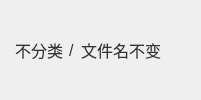
                         <widget class="QFrame" name="renameFrame2">
                          <property name="styleSheet">
                           <string notr="true">QFrame{
	border: none;
	border-radius: 0px;
}</string>
                          </property>
                          <layout class="QHBoxLayout" name="arrangeLayout" stretch="0,0,0,0,0">
                           <property name="spacing">
                            <number>6</number>
                           </property>
                           <property name="leftMargin">
                            <number>0</number>
                           </property>
                           <property name="topMargin">
                            <number>6</number>
                           </property>
                           <property name="rightMargin">
                            <number>0</number>
                           </property>
                           <property name="bottomMargin">
                            <number>6</number>
                           </property>
                           <item>
                            <widget class="QLabel" name="copyRoute">
                             <property name="minimumSize">
                              <size>
                               <width>0</width>
                               <height>0</height>
                              </size>
                             </property>
                             <property name="maximumSize">
                              <size>
                               <width>530</width>
                               <height>16777215</height>
                              </size>
                             </property>
                             <property name="font">
                              <font>
                               <pointsize>12</pointsize>
                              </font>
                             </property>
                             <property name="styleSheet">
                              <string notr="true">QLabel {
	qproperty-alignment: 'AlignLeft | AlignVCenter';
	background:rgba(0, 0, 0, 0);
    color: #333333;
    border: none;
}</string>
                             </property>
                             <property name="text">
                              <string/>
                             </property>
                            </widget>
                           </item>
                           <item>
                            <widget class="QLabel" name="previewRoute">
                             <property name="minimumSize">
                              <size>
                               <width>0</width>
                               <height>0</height>
                              </size>
                             </property>
                             <property name="maximumSize">
                              <size>
                               <width>530</width>
                               <height>16777215</height>
                              </size>
                             </property>
                             <property name="font">
                              <font>
                               <pointsize>12</pointsize>
                              </font>
                             </property>
                             <property name="styleSheet">
                              <string notr="true">QLabel {
	qproperty-alignment: 'AlignLeft | AlignVCenter';
	background:rgba(0, 0, 0, 0);
    color: #333333;
    border: none;
}</string>
                             </property>
                             <property name="text">
                              <string>不分类</string>
                             </property>
                            </widget>
                           </item>
                           <item>
                            <widget class="QLabel" name="separatorLabel2">
                             <property name="font">
                              <font>
                               <pointsize>12</pointsize>
                               <bold>false</bold>
                              </font>
                             </property>
                             <property name="styleSheet">
                              <string notr="true">QLabel {
    color: #333333;
    border: none;
}</string>
                             </property>
                             <property name="text">
                              <string>/</string>
                             </property>
                            </widget>
                           </item>
                           <item>
                            <widget class="QLabel" name="previewName">
                             <property name="minimumSize">
                              <size>
                               <width>0</width>
                               <height>0</height>
                              </size>
                             </property>
                             <property name="maximumSize">
                              <size>
                               <width>530</width>
                               <height>16777215</height>
                              </size>
                             </property>
                             <property name="font">
                              <font>
                               <pointsize>12</pointsize>
                              </font>
                             </property>
                             <property name="styleSheet">
                              <string notr="true">QLabel {
	qproperty-alignment: 'AlignLeft | AlignVCenter';
	background:rgba(0, 0, 0, 0);
    color: #333333;
    border: none;
}</string>
                             </property>
                             <property name="text">
                              <string>文件名不变</string>
                             </property>
                            </widget>
                           </item>
                           <item>
                            <spacer name="arrangeSpacer">
                             <property name="orientation">
                              <enum>Qt::Horizontal</enum>
                             </property>
                             <property name="sizeHint" stdset="0">
                              <size>
                               <width>40</width>
                               <height>20</height>
                              </size>
                             </property>
                            </spacer>
                           </item>
                          </layout>
                         </widget>
